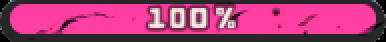
#> input picture templates/HP.png, 193 x 21 px (shown 2 times larger)
$ python -i vision.py   (imports and definitions only)
#> lines starting #> are read from the running program, lines starting #| are printed output that depends on the picture
#> further down, picture is the input picture: shape (21, 193, 3); mean B, G, R 114.4, 60, 168.5
import os
import glob
import logging
from dataclasses import dataclass
from typing import List, Optional, Tuple
import cv2
import numpy as np

from config import CONFIG


@dataclass
class Template:
    """ 识别模板数据类，包含预处理后的图像矩阵 """

    name: str
    image: np.ndarray


def preprocess(image_bgr: np.ndarray) -> np.ndarray:
    """ 图像预处理：灰度化 + (可选)边缘检测/滤波 """

    gray = cv2.cvtColor(image_bgr, cv2.COLOR_BGR2GRAY)
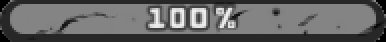
#> gray: shape (21, 193) (shown 2 times larger); min 0, max 238, mean 98.8


    # 如果开启边缘匹配则执行 Canny，否则简单高斯模糊即可
    if CONFIG.use_edge_match:
        return cv2.Canny(gray, 100, 200)
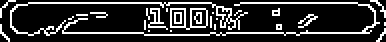
#> returned value: shape (21, 193) (shown 2 times larger); 19% white in thin lines or dots

    gray = cv2.GaussianBlur(gray, (3, 3), 0)
    return gray


# [269 lines left out: functions load_templates, best_match_score, best_yes_score_and_loc, detect_hp_bar_color, _fallback_template_match, _analyze_bar_color, not called in this run]

>>> import cv2
>>> picture = cv2.imread('../templates/HP.png')
>>> result = preprocess(picture)
